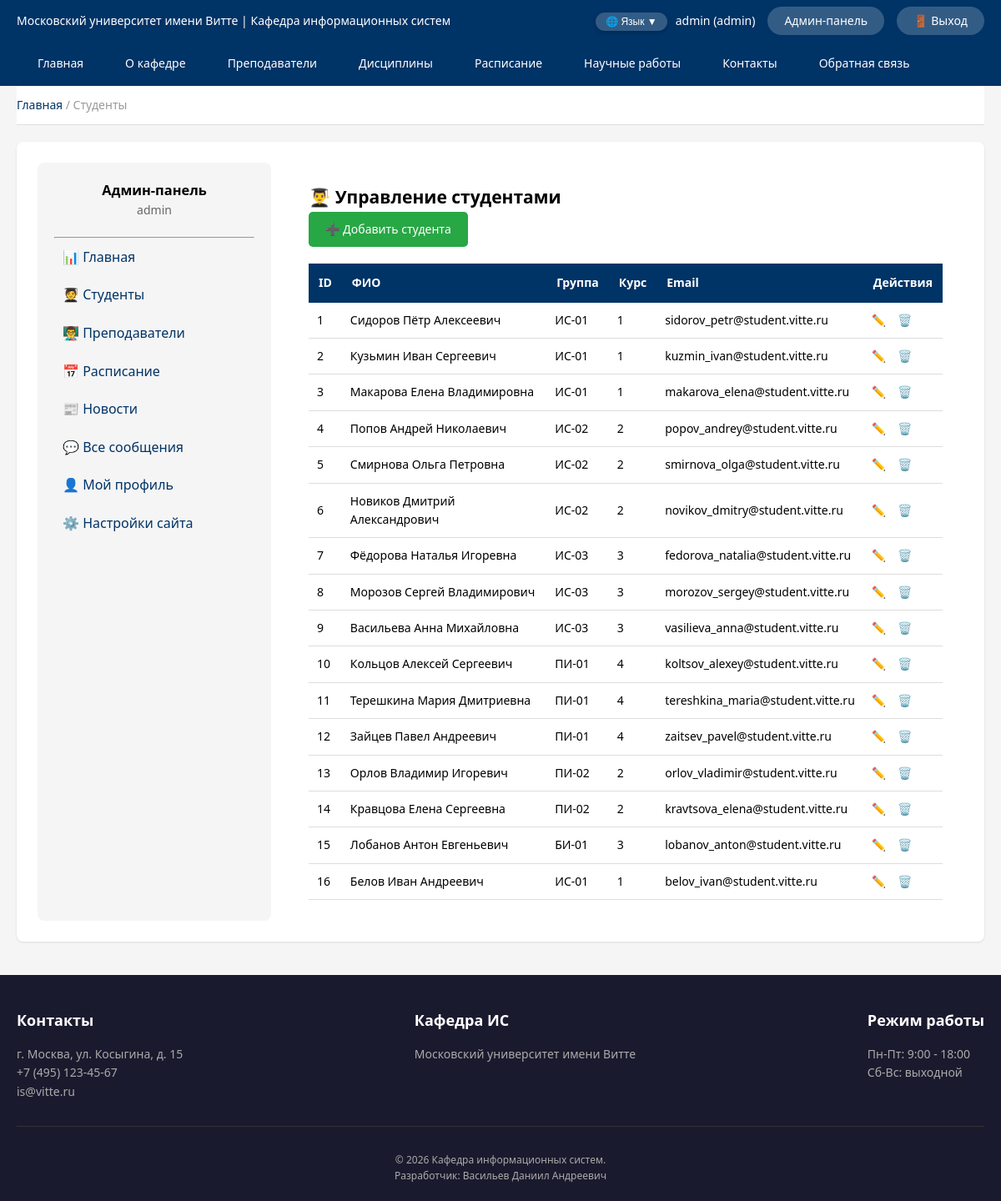
The page /admin/students (signed in) on the database its author committed.
### app/models.py (models this page shows, shortened)
class User(UserMixin, db.Model):
    __tablename__ = 'users'
    id = db.Column(db.Integer, primary_key=True)
    username = db.Column(db.String(80), unique=True, nullable=False)
    email = db.Column(db.String(120), unique=True, nullable=False)
    password_hash = db.Column(db.String(128), nullable=False)
    role = db.Column(db.String(20), default='student')
    created_at = db.Column(db.DateTime, default=datetime.utcnow)

class Student(db.Model):
    __tablename__ = 'students'
    id = db.Column(db.Integer, primary_key=True)
    user_id = db.Column(db.Integer, db.ForeignKey('users.id'), nullable=False, unique=True)
    full_name = db.Column(db.String(150), nullable=False)
    group_name = db.Column(db.String(50), nullable=False)
    course = db.Column(db.Integer, nullable=False)
    student_card_number = db.Column(db.String(20), unique=True)
    phone = db.Column(db.String(20))
    avatar = db.Column(db.String(200), default='/static/images/default-avatar.png')
    bio = db.Column(db.Text)
    telegram = db.Column(db.String(100))
    user = db.relationship('User', backref='student_profile', uselist=False)

### app/main/routes.py (the view)
@bp.route('/admin/students')
@login_required
def admin_students():
    if current_user.role != 'admin':
        abort(403)
    students = Student.query.all()
    return render_template('admin/students.html',
                           breadcrumb_title='Студенты',
                           students=students)

### app/__init__.py (called while the page is built)
@login_manager.user_loader
def load_user(user_id):
    from app.models import User
    return User.query.get(int(user_id))

def create_app():
    app = Flask(__name__)
    app.config.from_object(Config)
    db.init_app(app)
    migrate.init_app(app, db)
    login_manager.init_app(app)
    @app.context_processor
    def inject_user():
        from app.models import Notification
        unread_count = 0
        if current_user.is_authenticated:
            unread_count = Notification.query.filter_by(user_id=current_user.id, is_read=False).count()
        return dict(current_user=current_user, unread_notifications=unread_count)
    from app.main import bp as main_bp
    app.register_blueprint(main_bp)
    from app.auth import bp as auth_bp
    app.register_blueprint(auth_bp, url_prefix='/auth')
    return app

### app/templates/admin/students.html (shortened to what this page needs)
<!DOCTYPE html>
<html lang="en">
<head>
</head>
<body>
{% extends "admin/base.html" %}
{% block admin_content %}
<h2>👨‍🎓 Управление студентами</h2>
<div style="margin-bottom: 20px;">
    <a href="{{ url_for('main.admin_student_add') }}" style="background: #28a745; color: white; padding: 10px 20px; text-decoration: none; border-radius: 5px; display: inline-block;">➕ Добавить студента</a>
</div>
<div style="overflow-x: auto;">
    <table style="width: 100%; border-collapse: collapse;">
        <thead>
            <tr style="background: #003366; color: white;">
                <th style="padding: 12px; text-align: left;">ID</th>
                <th style="padding: 12px; text-align: left;">ФИО</th>
                <th style="padding: 12px; text-align: left;">Группа</th>
                <th style="padding: 12px; text-align: left;">Курс</th>
                <th style="padding: 12px; text-align: left;">Email</th>
                <th style="padding: 12px; text-align: left;">Действия</th>
            </tr>
        </thead>
        <tbody>
            {% for student in students %}
            <tr style="border-bottom: 1px solid #ddd;">
                <td style="padding: 10px;">{{ student.id }}</td>
                <td style="padding: 10px;">{{ student.full_name }}</td>
                <td style="padding: 10px;">{{ student.group_name }}</td>
                <td style="padding: 10px;">{{ student.course }}</td>
                <td style="padding: 10px;">{{ student.user.email if student.user else '—' }}</td>
                <td style="padding: 10px;">
                    <a href="{{ url_for('main.admin_student_edit', student_id=student.id) }}" style="color: #ffc107; text-decoration: none; margin-right: 10px;">✏️</a>
                    <a href="{{ url_for('main.admin_student_delete', student_id=student.id) }}" style="color: #dc3545; text-decoration: none;" onclick="return confirm('Удалить студента?')">🗑️</a>
                </td>
            </tr>
            {% endfor %}
        </tbody>
    </table>
</div>
{% endblock %}

### app/templates/admin/base.html (shortened to what this page needs)
{% extends "base.html" %}
{% block content %}
<div style="display: flex; gap: 20px;">
    <div class="admin-sidebar" style="width: 280px; background: #f5f5f5; padding: 20px; border-radius: 8px;">
        <div style="text-align: center; margin-bottom: 20px;">
            <h3>Админ-панель</h3>
            <p style="color: #666;">{{ current_user.username }}</p>
        </div>
        <hr>
        <ul style="list-style: none; padding: 0;">
            <li><a href="{{ url_for('main.admin_dashboard') }}" style="display: block; padding: 10px; color: #003366; text-decoration: none;">📊 Главная</a></li>
            <li><a href="{{ url_for('main.admin_students') }}" style="display: block; padding: 10px; color: #003366; text-decoration: none;">🧑‍🎓 Студенты</a></li>
            <li><a href="{{ url_for('main.admin_teachers') }}" style="display: block; padding: 10px; color: #003366; text-decoration: none;">👨‍🏫 Преподаватели</a></li>
            <li><a href="{{ url_for('main.admin_schedule') }}" style="display: block; padding: 10px; color: #003366; text-decoration: none;">📅 Расписание</a></li>
            <li><a href="{{ url_for('main.admin_news') }}" style="display: block; padding: 10px; color: #003366; text-decoration: none;">📰 Новости</a></li>
            <li><a href="{{ url_for('main.admin_all_messages') }}" style="display: block; padding: 10px; color: #003366; text-decoration: none;">💬 Все сообщения</a></li>
            <li><a href="{{ url_for('main.admin_profile') }}" style="display: block; padding: 10px; color: #003366; text-decoration: none;">👤 Мой профиль</a></li>
            <li><a href="{{ url_for('main.admin_settings') }}" style="display: block; padding: 10px; color: #003366; text-decoration: none;">⚙️ Настройки сайта</a></li>
        </ul>
    </div>
    <div style="flex: 1; background: white; padding: 25px; border-radius: 8px;">
        {% block admin_content %}{% endblock %}
    </div>
</div>
{% endblock %}

### app/templates/base.html (shortened to what this page needs)
<!DOCTYPE html>
<html lang="ru">
<head>
</head>
<body>
    <div class="top-bar">
        <div class="container">
            <span data-i18n="university">Московский университет имени Витте | Кафедра информационных систем</span>
            <div style="display: flex; align-items: center; flex-wrap: wrap; gap: 10px;">
                <div class="language-dropdown">
                    <button class="lang-current">🌐 Язык ▼</button>
                </div>
                {% if current_user.is_authenticated %}
                    <span style="margin-right: 5px;">{{ current_user.username }} ({{ current_user.role }})</span>
                    {% if current_user.role == 'student' %}
                        <a href="{{ url_for('main.student_profile') }}" class="cabinet-btn" data-i18n="cabinet">👤 Личный кабинет</a>
                    {% elif current_user.role == 'teacher' %}
                        <a href="{{ url_for('main.teacher_profile') }}" class="cabinet-btn" data-i18n="cabinet">👤 Личный кабинет</a>
                    {% elif current_user.role == 'admin' %}
                        <a href="{{ url_for('main.admin_dashboard') }}" class="cabinet-btn" data-i18n="admin">👤 Админ-панель</a>
                    {% else %}
                        <a href="#" class="cabinet-btn" data-i18n="cabinet">👤 Личный кабинет</a>
                    {% endif %}
                    <a href="{{ url_for('auth.logout') }}" class="cabinet-btn" style="margin-left: 5px;" data-i18n="logout">🚪 Выход</a>
                {% else %}
                    <a href="{{ url_for('auth.login') }}" class="cabinet-btn" data-i18n="login">🔐 Вход</a>
                    <a href="{{ url_for('auth.register') }}" class="cabinet-btn" style="margin-left: 5px;" data-i18n="register">📝 Регистрация</a>
                {% endif %}
            </div>
        </div>
    </div>
    <div class="main-menu">
        <div class="container">
            <ul>
                <li><a href="{{ url_for('main.index') }}" data-i18n="main">Главная</a></li>
                <li><a href="{{ url_for('main.about') }}" data-i18n="about">О кафедре</a></li>
                <li><a href="{{ url_for('main.teachers') }}" data-i18n="teachers">Преподаватели</a></li>
                <li><a href="{{ url_for('main.disciplines') }}" data-i18n="disciplines">Дисциплины</a></li>
                <li><a href="{{ url_for('main.schedule') }}" data-i18n="schedule">Расписание</a></li>
                <li><a href="{{ url_for('main.science_works') }}" data-i18n="science_works">Научные работы</a></li>
                <li><a href="{{ url_for('main.contacts') }}" data-i18n="contacts">Контакты</a></li>
                <li><a href="{{ url_for('main.feedback') }}" data-i18n="feedback">Обратная связь</a></li>
            </ul>
        </div>
    </div>
    <div class="container">
        <div class="breadcrumbs">
            {% block breadcrumbs %}
                <a href="{{ url_for('main.index') }}" data-i18n="main">Главная</a>
                {% if breadcrumb_title %}
                    <span> / {{ breadcrumb_title }}</span>
                {% endif %}
            {% endblock %}
        </div>
        <main class="main-content">
            {% block content %}{% endblock %}
        </main>
    </div>
    <div class="footer">
        <div class="container">
            <div class="footer-content">
                <div class="footer-section">
                    <h3 data-i18n="contacts_title">Контакты</h3>
                    <p>г. Москва, ул. Косыгина, д. 15</p>
                    <p>+7 (495) 123-45-67</p>
                    <p>is@vitte.ru</p>
                </div>
                <div class="footer-section">
                    <h3 data-i18n="department">Кафедра ИС</h3>
                    <p data-i18n="university_short">Московский университет им. Витте</p>
                </div>
                <div class="footer-section">
                    <h3 data-i18n="work_hours">Режим работы</h3>
                    <p>Пн-Пт: 9:00 - 18:00</p>
                    <p>Сб-Вс: выходной</p>
                </div>
            </div>
            <div class="copyright">
                <span data-i18n="copyright">© 2026 Кафедра информационных систем.</span><br>
                <span data-i18n="developer">Разработчик: Васильев Даниил Андреевич</span>
            </div>
        </div>
    </div>
</body>
</html>

### app/templates/base.html (style rules this page uses)
* { margin: 0; padding: 0; box-sizing: border-box; }
body { font-family: 'Segoe UI', Tahoma, Geneva, Verdana, sans-serif; background: #f5f5f5; line-height: 1.6; font-size: 14px; }
.top-bar { background: #003366; color: white; padding: 8px 0; font-size: 14px; }
.container { max-width: 1200px; margin: 0 auto; padding: 0 20px; }
.top-bar .container { display: flex; justify-content: space-between; align-items: center; flex-wrap: wrap; gap: 10px; }
.cabinet-btn { background: rgba(255,255,255,0.2); border-radius: 40px; padding: 6px 20px; color: white; text-decoration: none; font-size: 14px; transition: background 0.3s; }
.language-dropdown { position: relative; display: inline-block; }
.lang-current { background: rgba(255,255,255,0.2); border-radius: 20px; padding: 4px 12px; color: white; border: none; cursor: pointer; font-size: 12px; }
.main-menu { background: #003366; position: sticky; top: 0; z-index: 100; }
.main-menu ul { list-style: none; display: flex; flex-wrap: wrap; }
.main-menu li a { display: block; padding: 15px 25px; color: white; text-decoration: none; font-weight: 500; font-size: 14px; transition: background 0.3s; }
.breadcrumbs { background: white; padding: 12px 0; margin-bottom: 20px; border-bottom: 1px solid #ddd; }
.breadcrumbs a { color: #003366; text-decoration: none; }
.breadcrumbs span { color: #999; }
.main-content { background: white; border-radius: 8px; padding: 25px; box-shadow: 0 1px 3px rgba(0,0,0,0.1); width: 100%; }
.footer { background: #1a1a2e; color: white; padding: 40px 0 20px; margin-top: 40px; }
.footer-content { display: flex; justify-content: space-between; flex-wrap: wrap; gap: 30px; }
.footer-section h3 { margin-bottom: 15px; font-size: 18px; }
.footer-section p { color: #aaa; font-size: 14px; }
.copyright { text-align: center; padding-top: 30px; margin-top: 30px; border-top: 1px solid #333; color: #aaa; font-size: 12px; }
button, .btn, input[type="submit"], .btn-primary { background: linear-gradient(135deg, #003366 0%, #005599 100%); color: white; border: none; padding: 12px 30px; border-radius: 40px; font-size: 16px; font-weight: 500; cursor: pointer; transition: all 0.3s ease; display: inline-block; text-decoration: none; box-shadow: 0 2px 5px rgba(0,0,0,0.2); }
html { scroll-behavior: smooth; }

### app/templates/admin/base.html (style rules this page uses)
.admin-sidebar a { font-size: 16px; }
.admin-sidebar li a { font-size: 16px; }

### rows shown on the page
User: username "admin", role "admin"
Student: id "1", full_name "Сидоров Пётр Алексеевич", group_name "ИС-01", course "1", user "sidorov_petr@student.vitte.ru"
Student: id "2", full_name "Кузьмин Иван Сергеевич", group_name "ИС-01", course "1", user "kuzmin_ivan@student.vitte.ru"
Student: id "3", full_name "Макарова Елена Владимировна", group_name "ИС-01", course "1", user "makarova_elena@student.vitte.ru"
Student: id "4", full_name "Попов Андрей Николаевич", group_name "ИС-02", course "2", user "popov_andrey@student.vitte.ru"
Student: id "5", full_name "Смирнова Ольга Петровна", group_name "ИС-02", course "2", user "smirnova_olga@student.vitte.ru"
Student: id "6", full_name "Новиков Дмитрий Александрович", group_name "ИС-02", course "2", user "novikov_dmitry@student.vitte.ru"
Student: id "7", full_name "Фёдорова Наталья Игоревна", group_name "ИС-03", course "3", user "fedorova_natalia@student.vitte.ru"
Student: id "8", full_name "Морозов Сергей Владимирович", group_name "ИС-03", course "3", user "morozov_sergey@student.vitte.ru"
Student: id "9", full_name "Васильева Анна Михайловна", group_name "ИС-03", course "3", user "vasilieva_anna@student.vitte.ru"
Student: id "10", full_name "Кольцов Алексей Сергеевич", group_name "ПИ-01", course "4", user "koltsov_alexey@student.vitte.ru"
Student: id "11", full_name "Терешкина Мария Дмитриевна", group_name "ПИ-01", course "4", user "tereshkina_maria@student.vitte.ru"
Student: id "12", full_name "Зайцев Павел Андреевич", group_name "ПИ-01", course "4", user "zaitsev_pavel@student.vitte.ru"
Student: id "13", full_name "Орлов Владимир Игоревич", group_name "ПИ-02", course "2", user "orlov_vladimir@student.vitte.ru"
Student: id "14", full_name "Кравцова Елена Сергеевна", group_name "ПИ-02", course "2", user "kravtsova_elena@student.vitte.ru"
Student: id "15", full_name "Лобанов Антон Евгеньевич", group_name "БИ-01", course "3", user "lobanov_anton@student.vitte.ru"
Student: id "16", full_name "Белов Иван Андреевич", group_name "ИС-01", course "1", user "belov_ivan@student.vitte.ru"

### other values the page prints
{{ breadcrumb_title }} "Студенты"
